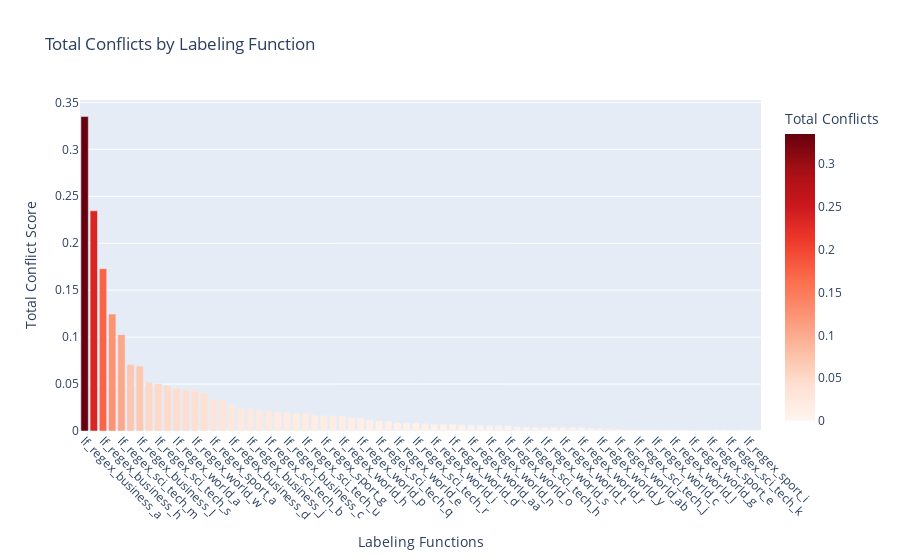

This figure's notebook cell:
### Code cell
helpers.plot.plot_conflict_matrix(conflict_matrix_df)[1]

### Figure 1 — Plotly figure (JSON) as saved in the notebook; plotly's stock layout.template omitted (floating-point values rounded to 4 significant figures)
{"data": [{"hovertemplate": "Labeling Function=%{x}<br>Total Conflicts=%{marker.color}<extra></extra>", "legendgroup": "", "marker": {"color": [0.3349, 0.2345, 0.1728, 0.1245, 0.1026, 0.07088, 0.06922, 0.05212, 0.05036, 0.04827, 0.04521, 0.04397, 0.04338, 0.04045, 0.0337, 0.03288, 0.02744, 0.02382, 0.02348, 0.02213, 0.02185, 0.02048, 0.02018, 0.01878, 0.01863, 0.01718, 0.01661, 0.01648, 0.01602, 0.0142, 0.01394, 0.01209, 0.01073, 0.01043, 0.008857, 0.008846, 0.008509, 0.008045, 0.007412, 0.007339, 0.007296, 0.006485, 0.006263, 0.006052, 0.00581, 0.005557, 0.005546, 0.004671, 0.00446, 0.00407, 0.003965, 0.003933, 0.003922, 0.00388, 0.003817, 0.002921, 0.002573, 0.002119, 0.002077, 0.001655, 0.001582, 0.001318, 0.001286, 0.001191, 0.0009701, 0.0008541, 0.0006221, 0.000601, 0.000369, 0.0001371, 8.435e-05, 2.109e-05, 0.0, 0.0], "coloraxis": "coloraxis", "pattern": {"shape": ""}}, "name": "", "orientation": "v", "showlegend": false, "textposition": "auto", "type": "bar", "x": ["lf_regex_business_a", "lf_ssl", "lf_regex_business_h", "lf_regex_sci_tech_t", "lf_regex_sci_tech_m", "lf_regex_sport_d", "lf_regex_business_l", "lf_regex_sci_tech_o", "lf_regex_sci_tech_s", "lf_regex_sci_tech_l", "lf_regex_world_a", "lf_regex_world_x", "lf_regex_world_w", "lf_regex_sport_c", "lf_regex_sport_a", "lf_regex_business_b", "lf_regex_business_d", "lf_regex_business_e", "lf_regex_business_j", "lf_regex_sci_tech_e", "lf_regex_sci_tech_b", "lf_regex_business_i", "lf_regex_business_c", "lf_regex_world_ac", "lf_regex_sci_tech_u", "lf_regex_sci_tech_p", "lf_regex_sport_g", "lf_regex_sci_tech_g", "lf_regex_world_h", "lf_regex_sport_f", "lf_regex_world_p", "lf_regex_sci_tech_c", "lf_regex_sci_tech_q", "lf_regex_world_b", "lf_regex_world_e", "lf_regex_world_v", "lf_regex_sci_tech_r", "lf_regex_world_k", "lf_regex_world_i", "lf_regex_sport_b", "lf_regex_world_d", "lf_regex_world_f", "lf_regex_world_aa", "lf_regex_sci_tech_v", "lf_regex_world_n", "lf_regex_sci_tech_i", "lf_regex_world_o", "lf_regex_business_k", "lf_regex_sci_tech_h", "lf_regex_world_q", "lf_regex_world_s", "lf_regex_business_f", "lf_regex_world_t", "lf_regex_sci_tech_a", "lf_regex_world_r", "lf_regex_world_z", "lf_regex_world_y", "lf_regex_sci_tech_d", "lf_regex_world_ab", "lf_regex_sci_tech_w", "lf_regex_sci_tech_j", "lf_regex_world_m", "lf_regex_world_c", "lf_regex_sport_h", "lf_regex_world_l", "lf_regex_world_j", "lf_regex_world_g", "lf_regex_sci_tech_n", "lf_regex_sport_e", "lf_regex_world_u", "lf_regex_sci_tech_k", "lf_regex_sci_tech_f", "lf_regex_sport_i", "lf_regex_business_g"], "xaxis": "x", "y": [0.3349, 0.2345, 0.1728, 0.1245, 0.1026, 0.07088, 0.06922, 0.05212, 0.05036, 0.04827, 0.04521, 0.04397, 0.04338, 0.04045, 0.0337, 0.03288, 0.02744, 0.02382, 0.02348, 0.02213, 0.02185, 0.02048, 0.02018, 0.01878, 0.01863, 0.01718, 0.01661, 0.01648, 0.01602, 0.0142, 0.01394, 0.01209, 0.01073, 0.01043, 0.008857, 0.008846, 0.008509, 0.008045, 0.007412, 0.007339, 0.007296, 0.006485, 0.006263, 0.006052, 0.00581, 0.005557, 0.005546, 0.004671, 0.00446, 0.00407, 0.003965, 0.003933, 0.003922, 0.00388, 0.003817, 0.002921, 0.002573, 0.002119, 0.002077, 0.001655, 0.001582, 0.001318, 0.001286, 0.001191, 0.0009701, 0.0008541, 0.0006221, 0.000601, 0.000369, 0.0001371, 8.435e-05, 2.109e-05, 0.0, 0.0], "yaxis": "y"}], "layout": {"barmode": "relative", "coloraxis": {"colorbar": {"title": {"text": "Total Conflicts"}}, "colorscale": [[0, "rgb(255,245,240)"], [0.125, "rgb(254,224,210)"], [0.25, "rgb(252,187,161)"], [0.375, "rgb(252,146,114)"], [0.5, "rgb(251,106,74)"], [0.625, "rgb(239,59,44)"], [0.75, "rgb(203,24,29)"], [0.875, "rgb(165,15,21)"], [1, "rgb(103,0,13)"]]}, "legend": {"tracegroupgap": 0}, "title": {"text": "Total Conflicts by Labeling Function"}, "xaxis": {"anchor": "y", "domain": [0, 1], "tickangle": 45, "title": {"text": "Labeling Functions"}}, "yaxis": {"anchor": "x", "domain": [0, 1], "title": {"text": "Total Conflict Score"}}}}
